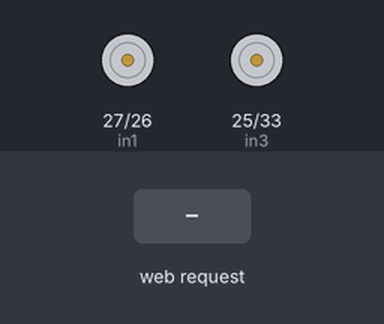
Bench run of a sketch on a simulated ESP32. Shown: motor-driver pin pairs drawn as motors (green arrow = first pin HIGH = forward, orange = second pin HIGH = backward, longer = more drive, scaled by the enable pin). The inputs (shaded band) are chosen by the test bench. WiFi joins after 1.5 s; servers stay silent unless stated; what the sketch prints to the serial monitor is not drawn.

Above: at 2.7 s.
2.8 s: HTTP request GET /control?command=f received
At 3.3 s:
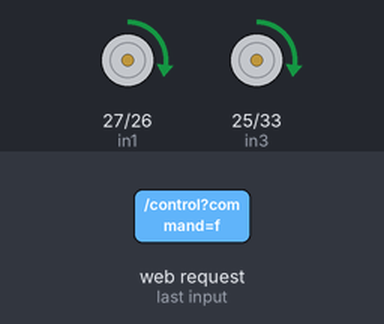
4.3 s: HTTP request GET /control?command=b received
At 5.5 s:
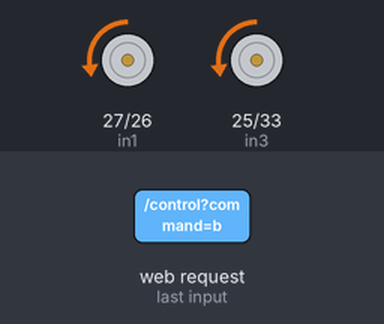
5.8 s: HTTP request GET /control?command=l received
At 6.8 s:
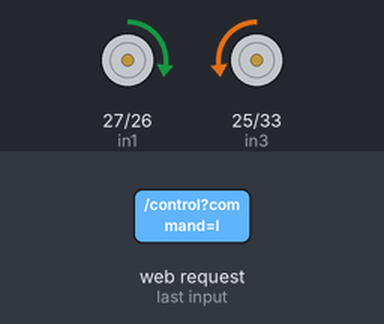
7.3 s: HTTP request GET /control?command=r received
At 8.0 s:
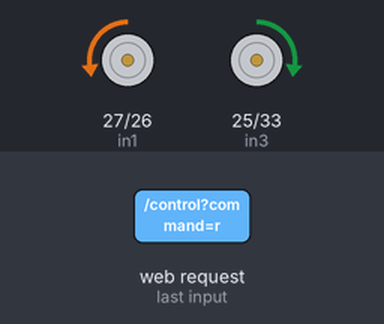
Timing chart, 0 to 9.8 s (numbered marks = the images above; inputs shaded):
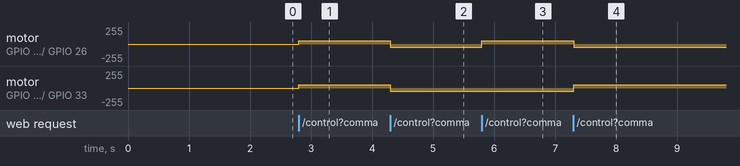

The sketch:

SMARTBOT.ino
```cpp
#include <WiFi.h>
#include <WebServer.h>
#include <Arduino.h>
#include "DataParser.h"

// WiFi credentials
const char* ssid = "JioFiber-4G";
const char* password = "123456789";

// Static IP configuration
IPAddress staticIP(192, 168, 29, 100);  // Robot's new static IP
IPAddress gateway(192, 168, 29, 1);     // Your router's gateway
IPAddress subnet(255, 255, 255, 0);     // Your subnet mask
IPAddress dns(8, 8, 8, 8);              // Optional: Google's DNS

// Create a web server on port 80
WebServer server(80);

DataParser dataParser;

// Motor control pins
int in1 = 27;  // Left motor input 1
int in2 = 26;  // Left motor input 2
int ena = 14;  // Left motor enable
int in3 = 25;  // Right motor input 1
int in4 = 33;  // Right motor input 2
int enb = 32;  // Right motor enable

int Speed = 50;       // Default speed value
int Right_speed = 0;  // Right motor speed value
int Left_speed = 0;   // Left motor speed value

// HTML for the web interface
const char index_html[] PROGMEM = R"rawliteral(
<!DOCTYPE HTML>
<html>
<head>
  <title>Freebot Control Panel</title>
  <meta name="viewport" content="width=device-width, initial-scale=1">
  <style>
    body { font-family: Arial, sans-serif; text-align: center; margin: 0; padding: 20px; }
    .controls { display: flex; flex-direction: column; align-items: center; gap: 10px; margin: 20px auto; }
    .row { display: flex; justify-content: center; gap: 10px; }
    button {
      width: 80px;
      height: 80px;
      font-size: 24px;
      border-radius: 10px;
      border: none;
      background-color: #4CAF50;
      color: white;
      cursor: pointer;
      touch-action: manipulation;
    }
    button:active { background-color: #388E3C; }
    #stopBtn { background-color: #F44336; width: 120px; height: 60px; margin-top: 10px; }
    #stopBtn:active { background-color: #D32F2F; }
    .speed-control { margin: 20px auto; width: 80%; max-width: 300px; }
    input[type="range"] { width: 100%; }
    #speedValue { font-size: 24px; margin: 10px 0; }
  </style>
</head>
<body>
  <h1>Freebot Control Panel</h1>

  <div class="controls">
    <div class="row">
      <button id="forwardBtn" ontouchstart="sendCommand('f')" ontouchend="sendCommand('s')" onmousedown="sendCommand('f')" onmouseup="sendCommand('s')">F</button>
    </div>
    <div class="row">
      <button id="leftBtn" ontouchstart="sendCommand('l')" ontouchend="sendCommand('s')" onmousedown="sendCommand('l')" onmouseup="sendCommand('s')">L</button>
      <button id="stopBtn" onclick="sendCommand('s')">STOP</button>
      <button id="rightBtn" ontouchstart="sendCommand('r')" ontouchend="sendCommand('s')" onmousedown="sendCommand('r')" onmouseup="sendCommand('s')">R</button>
    </div>
    <div class="row">
      <button id="backwardBtn" ontouchstart="sendCommand('b')" ontouchend="sendCommand('s')" onmousedown="sendCommand('b')" onmouseup="sendCommand('s')">B</button>
    </div>
  </div>

  <div class="speed-control">
    <h2>Speed Control</h2>
    <input type="range" id="speedSlider" min="0" max="255" value="50" oninput="updateSpeed(this.value)">
    <div id="speedValue">Speed: 50</div>
  </div>

  <script>
    var currentSpeed = 50;

    function updateSpeed(speed) {
      currentSpeed = speed;
      document.getElementById('speedValue').innerHTML = 'Speed: ' + speed;
    }

    function sendCommand(cmd) {
      var xhr = new XMLHttpRequest();
      xhr.open('GET', '/control?command=' + cmd + '&speed=' + currentSpeed, true);
      xhr.send();
    }
  </script>
</body>
</html>
)rawliteral";

void setup() {
  Serial.begin(115200);

  // Set motor control pins as outputs
  pinMode(in1, OUTPUT);
  pinMode(in2, OUTPUT);
  pinMode(ena, OUTPUT);
  pinMode(in3, OUTPUT);
  pinMode(in4, OUTPUT);
  pinMode(enb, OUTPUT);

  // Stop motors at startup
  Stop();

  // Configure static IP
  if (!WiFi.config(staticIP, gateway, subnet, dns)) {
    Serial.println("Static IP configuration failed");
  }

  // Connect to WiFi
  WiFi.begin(ssid, password);
  Serial.print("Connecting to WiFi");

  while (WiFi.status() != WL_CONNECTED) {
    delay(500);
    Serial.print(".");
  }

  Serial.println();
  Serial.print("Connected to WiFi! IP address: ");
  Serial.println(WiFi.localIP());

  // Define web server routes
  server.on("/", HTTP_GET, handleRoot);
  server.on("/control", HTTP_GET, handleControl);

  // Start web server
  server.begin();
  Serial.println("Web server started");
  Serial.println("Visit this IP in your browser to control the robot: " + WiFi.localIP().toString());
}

void loop() {
  server.handleClient();
}

// Serve the main web page
void handleRoot() {
  server.send(200, "text/html", index_html);
}

// Process control commands
void handleControl() {
  String command = server.arg("command");
  String speedStr = server.arg("speed");

  // Parse speed value
  int speedValue = 50; // Default
  if (speedStr.length() > 0) {
    speedValue = speedStr.toInt();
  }

  // Set speeds for both motors
  Left_speed = speedValue;
  Right_speed = speedValue;

  // Execute command
  if (command == "f") {
    forward(Left_speed, Right_speed);
    Serial.println("Forward");
  }
  else if (command == "b") {
    backward(Left_speed, Right_speed);
    Serial.println("Backward");
  }
  else if (command == "l") {
    left(Left_speed, Right_speed);
    Serial.println("Left");
  }
  else if (command == "r") {
    right(Left_speed, Right_speed);
    Serial.println("Right");
  }
  else if (command == "s") {
    Stop();
    Serial.println("Stop");
  }

  // Send OK response
  server.send(200, "text/plain", "OK");
}

// Motor control functions
void forward(int left_speed, int right_speed) {
  digitalWrite(in1, HIGH);
  digitalWrite(in2, LOW);
  digitalWrite(in3, HIGH);
  digitalWrite(in4, LOW);
  analogWrite(ena, left_speed);
  analogWrite(enb, right_speed);
}

void backward(int left_speed, int right_speed) {
  digitalWrite(in1, LOW);
  digitalWrite(in2, HIGH);
  digitalWrite(in3, LOW);
  digitalWrite(in4, HIGH);
  analogWrite(ena, left_speed);
  analogWrite(enb, right_speed);
}

void left(int left_speed, int right_speed) {
  digitalWrite(in1, HIGH);
  digitalWrite(in2, LOW);
  digitalWrite(in3, LOW);
  digitalWrite(in4, HIGH);
  analogWrite(ena, left_speed);
  analogWrite(enb, right_speed);
}

void right(int left_speed, int right_speed) {
  digitalWrite(in1, LOW);
  digitalWrite(in2, HIGH);
  digitalWrite(in3, HIGH);
  digitalWrite(in4, LOW);
  analogWrite(ena, left_speed);
  analogWrite(enb, right_speed);
}

void motor_speed(int Right_Speed, int Left_Speed) {
  Left_speed = Left_Speed;
  Right_speed = Right_Speed;
}

void Stop() {
  digitalWrite(in1, LOW);
  digitalWrite(in2, LOW);
  digitalWrite(in3, LOW);
  digitalWrite(in4, LOW);
  analogWrite(ena, 0);
  analogWrite(enb, 0);
}
```

DataParser.cpp
```cpp
#include "DataParser.h"

DataParser::DataParser() {
  _delimiter = ',';
  _fieldCount = 0;
}

void DataParser::parseData(const char* data, char delimiter) {
  _delimiter = delimiter;
  _fieldCount = 0;
  char* mutableData = strdup(data); // Duplicate the input data for modification
  char* token = strtok(mutableData, &_delimiter);
  while (token != NULL) {
    _fields[_fieldCount++] = String(token);
    token = strtok(NULL, &_delimiter);
  }
  free(mutableData); // Free the duplicated data
}

void DataParser::parseData(const String& data, char delimiter) {
  parseData(data.c_str(), delimiter); // Convert the String to a C-style string
}

String DataParser::getField(int index) {
  if (index >= 0 && index < _fieldCount) {
    return _fields[index];
  } else {
    return "";
  }
}

int DataParser::getFieldCount() {
  return _fieldCount;
}
```

DataParser.h
```cpp
#ifndef DataParser_h
#define DataParser_h

#include <Arduino.h>

class DataParser {
public:
  DataParser();
  void parseData(const char* data, char delimiter);
  void parseData(const String& data, char delimiter);
  String getField(int index);
  int getFieldCount();

private:
  char _delimiter;
  String _fields[50]; // Adjust the array size as needed
  int _fieldCount;
};

#endif
```

Measured:
- after the input at 2.8 s, motor on GPIO 27 (in1) / GPIO 26 (in2), motor on GPIO 25 (in3) / GPIO 33 (in4): stopped → forward 50/255 at once
- after the input at 4.3 s, motor on GPIO 27 (in1) / GPIO 26 (in2), motor on GPIO 25 (in3) / GPIO 33 (in4): forward 50/255 → backward 50/255 at once
- after the input at 5.8 s, motor on GPIO 27 (in1) / GPIO 26 (in2): backward 50/255 → forward 50/255 at once
- after the input at 7.3 s, motor on GPIO 27 (in1) / GPIO 26 (in2): forward 50/255 → backward 50/255 at once; motor on GPIO 25 (in3) / GPIO 33 (in4): backward 50/255 → forward 50/255 at once
